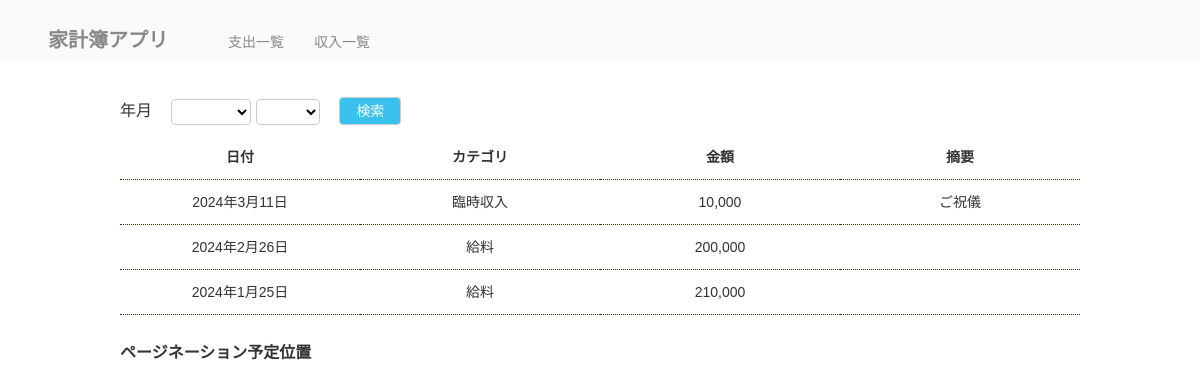
The app's page /income_list/ with its own data.
### kakeibo/models.py (models this page shows)
class Income(models.Model):
    date = models.DateField('日付')
    price = models.IntegerField('金額')
    category = models.ForeignKey(IncomeCategory, on_delete=models.PROTECT, verbose_name='カテゴリ')
    description = models.TextField('摘要', null=True, blank=True)

class IncomeCategory(models.Model):
    name = models.CharField('カテゴリ名', max_length=32)
    def __str__(self):
        return self.name

### kakeibo/views.py (the view, shortened to what this page needs)
# urls.py: path('income_list/', views.IncomeList.as_view(), name='income_list'),
class IncomeList(generic.ListView):
    template_name = 'kakeibo/income_list.html'
    model = Income
    ordering = '-date'
    def get_queryset(self):
        queryset = super().get_queryset()
        self.form = form = IncomeSearchForm(self.request.GET or None)
        return queryset
    def get_context_data(self, **kwargs):
        context = super().get_context_data(**kwargs)
        context['search_form'] = self.form
        return context

### kakeibo/forms.py
class IncomeSearchForm(forms.Form):
    start_year = 2019
    end_year = timezone.now().year + 1
    years = [(year, f'{year}年') for year in reversed(range(start_year, end_year + 1))]
    years.insert(0, (0, ''))
    YEAR_CHOICES = tuple(years)
    months = [(month, f'{month}月') for month in range(1, 13)]
    months.insert(0, (0, ''))
    MONTH_CHOICES = tuple(months)
    year = forms.ChoiceField(
        label='年での絞り込み',
        required=False,
        choices=YEAR_CHOICES,
        widget=forms.Select(attrs={'class': 'form', 'value': ''})
    )
    month = forms.ChoiceField(
        label='月での絞り込み',
        required=False,
        choices=MONTH_CHOICES,
        widget=forms.Select(attrs={'class': 'form'})
    )

### kakeibo/templates/kakeibo/income_list.html
{% extends 'kakeibo/base.html' %}
{% load humanize %}
{% block content %}
<form class="mt-2" id="search-form" action="" method="GET">
  <label class="label mr-4">年月</label>
  {{ search_form.year }}
  {{ search_form.month }}
  <button class="btn btn-info ml-4" type="submit">検索</button>
</form>
<table class="table mt-3">
  <tr>
    <th>日付</th>
    <th>カテゴリ</th>
    <th>金額</th>
    <th>摘要</th>
  </tr>
  {% for income in income_list %}
  <tr>
    <td>{{ income.date }}</td>
    <td>{{ income.category }}</td>
    <td>{{ income.price|intcomma}}</td>
    <td>
      {% if income.description %}
      {{ income.description }}
      {% endif %}
    </td>
  </tr>
  {% endfor %}
</table>
<div class="mt-5">
  <h1>ページネーション予定位置</h1>
</div>
{% endblock %}

### kakeibo/static/kakeibo/css/style.css (style rules this page uses)
html { font-size: 62.5%; }
*, *::before, *::after { box-sizing: border-box; }
body { line-height: 1; background-color: #fff; color: #333; font-size: 1.4rem; font-family: "Hiragino Kaku Gothic ProN", Meiryo, sans-serif; }
@media (min-width: 768px) { body { font-size: 16px; } }
.mt-2 { margin-top: 0.5rem !important; }
.mt-3 { margin-top: 1rem !important; }
.mt-5 { margin-top: 3rem !important; }
.ml-4 { margin-left: 1.5rem !important; }
.mr-4 { margin-right: 1.5rem !important; }
.table { border-collapse: collapse; border-spacing: 0; width: 100%; font-size: 1.4rem; }
.table tr { border-bottom: dotted 0.5px #432c02; }
.table th, .table td { text-align: center; width: 20%; padding: 15px 0; }
.form { font-size: 1.4rem; padding: 3px 6px; box-sizing: border-box; border-radius: 4px; border: solid 1px #ccc; background-color: #fff; font-family: "Ubuntu", "Noto Sans JP", sans-serif; }
.btn, a.btn { font-size: 1.4rem; color: #333; -webkit-appearance: none; appearance: none; padding: 4px 16px; line-height: 1.3; border-radius: 4px; border: solid 1px #ccc; background-color: #fff; vertical-align: bottom; font-family: "Ubuntu", "Noto Sans JP", sans-serif; display: inline-block; text-align: center; cursor: pointer; }
.btn-info, a.btn-info { background-color: #39c0ed; color: #fff; }

### records on screen
Income: date "2024年3月11日", category "臨時収入", price "10,000", description "ご祝儀"
Income: date "2024年2月26日", category "給料", price "200,000"
Income: date "2024年1月25日", category "給料", price "210,000"
